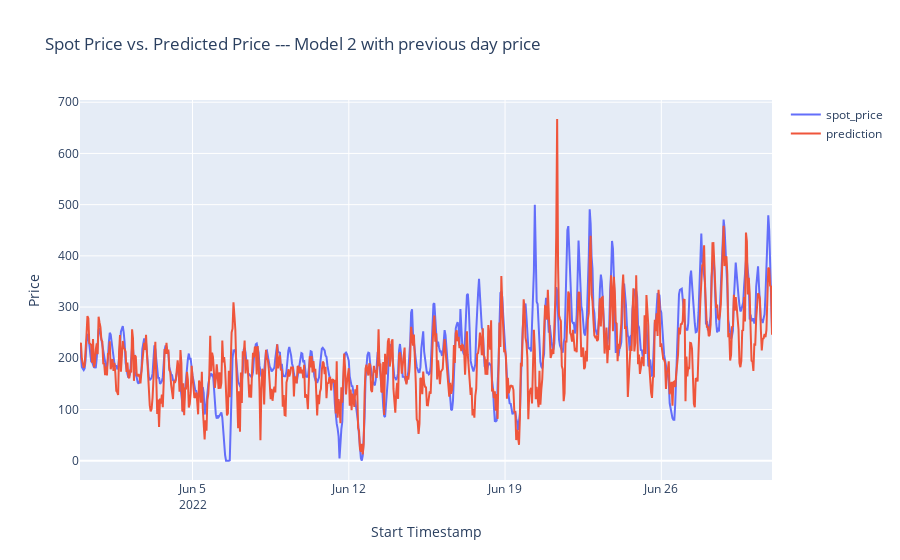

Here is the notebook cell this chart was saved with:
### Code cell
fig = go.Figure()
fig.add_trace(go.Scatter(x=test_data_2['start_timestamp'], y=test_data_2['spot_price'], mode='lines', name='spot_price'))
fig.add_trace(go.Scatter(x=test_data_2['start_timestamp'], y=test_data_2['y_pred'], mode='lines', name='prediction'))
fig.update_layout(title='Spot Price vs. Predicted Price --- Model 2 with previous day price', xaxis_title='Start Timestamp', yaxis_title='Price')
fig.show()

### Figure 1 — Plotly figure (JSON) as saved in the notebook; plotly's stock layout.template omitted (floating-point values rounded to 4 significant figures; data arrays with more than 128 entries replaced by an {"elided": "..."} marker saying what was removed)
{"data": [{"mode": "lines", "name": "spot_price", "type": "scatter", "x": {"elided": "745 str values"}, "y": {"elided": "745 float values"}}, {"mode": "lines", "name": "prediction", "type": "scatter", "x": {"elided": "745 str values"}, "y": {"elided": "745 float values"}}], "layout": {"title": {"text": "Spot Price vs. Predicted Price --- Model 2 with previous day price"}, "xaxis": {"title": {"text": "Start Timestamp"}}, "yaxis": {"title": {"text": "Price"}}}}
